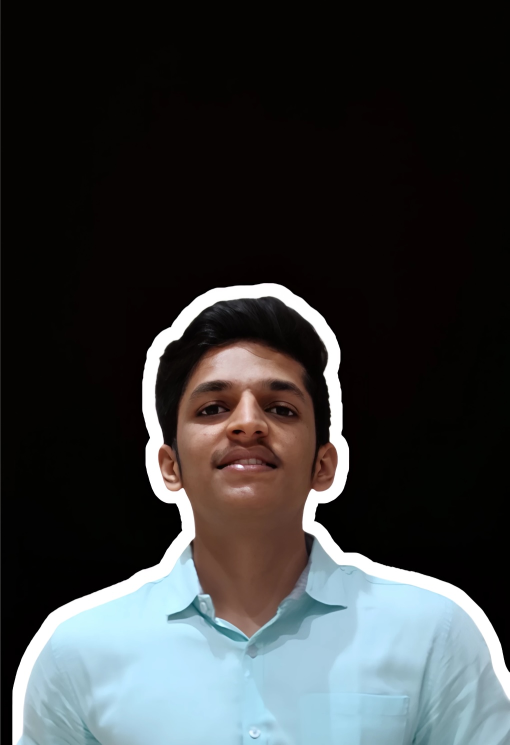
#> input picture IMG_4921.PNG, 1019 x 1490 px (shown at 1/2 size)
$ python optimize_image.py
#> lines starting #> are read from the running program, lines starting #| are printed output that depends on the picture
"""
Image Optimization Script
This script optimizes your profile photo for better web performance.
"""

from PIL import Image
import os

def optimize_profile_photo():
    """Optimize the profile photo for web use"""

    input_path = "IMG_4921.PNG"
    output_path = "profile_photo_optimized.jpg"

    if not os.path.exists(input_path):
        print(f"❌ Image not found: {input_path}")
        return

    try:
        # Open the image
        img = Image.open(input_path)
#> img is the input picture: PIL image 1019x1490 RGB; mean R, G, B 55.2, 57.5, 58.3
        print(f"📸 Original image: {img.size}, {img.format}")
#| 📸 Original image: (1019, 1490), JPEG

        # Convert to RGB if needed
        if img.mode in ("RGBA", "P"):
            img = img.convert("RGB")

        # Resize to optimal size for web (300x300 for profile photos)
        # Maintain aspect ratio
        img.thumbnail((400, 400), Image.Resampling.LANCZOS)
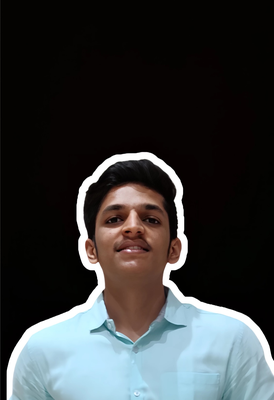
#> img: PIL image 274x400 RGB; mean R, G, B 55.2, 57.5, 58.3

        # Save optimized version
        img.save(output_path, "JPEG", quality=85, optimize=True)

        # Check file sizes
        original_size = os.path.getsize(input_path) / 1024  # KB
        optimized_size = os.path.getsize(output_path) / 1024  # KB

        print(f"✅ Optimized image: {img.size}")
#| ✅ Optimized image: (274, 400)
        print(f"📁 Original size: {original_size:.1f} KB")
        print(f"📁 Optimized size: {optimized_size:.1f} KB")
        print(f"💾 Size reduction: {((original_size - optimized_size) / original_size * 100):.1f}%")

        # Update config to use optimized image
        config_content = """
# Update your config.py with this line:
PROFILE_PHOTO = "profile_photo_optimized.jpg"
"""
        print(config_content)

    except Exception as e:
        print(f"❌ Error optimizing image: {e}")

if __name__ == "__main__":
    optimize_profile_photo()
